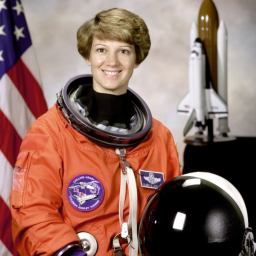
#> input picture labs/images/astronaut_256.png, 256 x 256 px
$ jupyter execute lab3.ipynb
#> lines starting #> are read from the running program, lines starting #| are printed output that depends on the picture
lab3
\
jaber alsaikhan
\
2240006539

# ARTI 404 - Image Processing
## Lab 3: Image Manipulations using OpenCV Library

Outcome#1: Explain how digital images are represented and manipulated in a
computer. Apply some geometric transformations to the images.

The manual reads `./images/input.jpg`. That file is not part of this
repository, so Step 0 builds an equivalent color image (`astronaut_256.png`)
from skimage's built-in sample data and writes it into `../images`, alongside
the grayscale `cameraman_256.png` already used in Lab 2. Every later step
then loads images by path exactly the way the manual does.

Displaying is done with matplotlib instead of `cv2.imshow`/`cv2.waitKey`, so
the whole lab can be run start to finish without spawning external image
viewer windows.

[cell 1]
import os

import cv2
import numpy as np
import skimage as ski
import matplotlib.pyplot as plt

## Step 0: Prepare the working images on disk

[cell 2]
# Paths are resolved relative to this file so the lab runs from anywhere.
# __file__ is undefined inside a notebook kernel, which starts in the notebook's
# own directory, so fall back to the working directory there.
try:
    HERE = os.path.dirname(os.path.abspath(__file__))
except NameError:
    HERE = os.getcwd()

IMAGES_DIR = os.path.join(HERE, "..", "images")
os.makedirs(IMAGES_DIR, exist_ok=True)

INPUT_PATH = os.path.join(IMAGES_DIR, "astronaut_256.png")     # stands in for input.jpg
CAMERAMAN_PATH = os.path.join(IMAGES_DIR, "cameraman_256.png")  # already used in Lab 2
OUTPUT_PATH = os.path.join(IMAGES_DIR, "lab3_output.jpg")

if not os.path.exists(INPUT_PATH):
    # skimage's astronaut() is a 512x512 RGB sample photo; resize to match the
    # 256x256 grayscale images already used elsewhere in this repo.
    resized = ski.transform.resize(ski.data.astronaut(), (256, 256), anti_aliasing=True)
    ski.io.imsave(INPUT_PATH, ski.util.img_as_ubyte(resized))

print("Input image:", INPUT_PATH)
print("Cameraman image:", CAMERAMAN_PATH)

## Step#1: Read an image using the OpenCV library

`cv2.imread` loads the file into a NumPy array (BGR channel order). The
manual's `cv2.imshow` + `cv2.waitKey` pops up an OS window; here the array is
shown inline with matplotlib instead, which expects RGB, so the channels are
reversed for display only.

[cell 3]
img = cv2.imread(INPUT_PATH)
#> img is the input picture: shape (256, 256, 3); mean B, G, R 96.5, 105.8, 141.6
print("dtype:", img.dtype, "shape:", img.shape, "type:", type(img))
#| dtype: uint8 shape: (256, 256, 3) type: <class 'numpy.ndarray'>

plt.figure(figsize=(4, 4))
plt.imshow(cv2.cvtColor(img, cv2.COLOR_BGR2RGB))
plt.title("Input image")
plt.axis("off")
plt.show()

## Step#2: Load an image in grayscale mode

The conversion to grayscale can be performed while reading the image, by
passing `cv2.IMREAD_GRAYSCALE`.

[cell 4]
gray_img = cv2.imread(INPUT_PATH, cv2.IMREAD_GRAYSCALE)
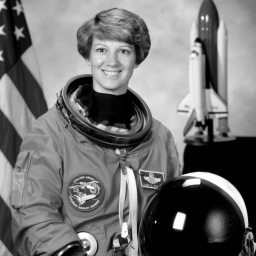
#> gray_img: shape (256, 256); min 0, max 254, mean 115

plt.figure(figsize=(4, 4))
plt.imshow(gray_img, cmap="gray", vmin=0, vmax=255)
plt.title("Grayscale (loaded directly)")
plt.axis("off")
plt.show()

## Step#3: Save an image

`cv2.imwrite` writes an array back out to a file.

[cell 5]
cv2.imwrite(OUTPUT_PATH, gray_img)
print("Saved:", OUTPUT_PATH, "exists:", os.path.exists(OUTPUT_PATH))

## Step#4: Convert an image to different color spaces

Rather than loading grayscale directly, `cv2.cvtColor` converts an
already-loaded color image. OpenCV exposes around 190 color-conversion
flags (`COLOR_*`); the code below lists how many are available and then
converts to YUV, a color model used for television broadcast where Y is
luma (physical linear-space brightness) and U/V are the blue and red
chrominance projections.

[cell 6]
img = cv2.imread(INPUT_PATH)
gray_img = cv2.cvtColor(img, cv2.COLOR_BGR2GRAY)

color_flags = [x for x in dir(cv2) if x.startswith("COLOR_")]
print(f"{len(color_flags)} COLOR_* flags available in this OpenCV build")

yuv_img = cv2.cvtColor(img, cv2.COLOR_BGR2YUV)
#> yuv_img: shape (256, 256, 3); mean of channels 0, 1, 2 115.4, 118.8, 151

fig, axs = plt.subplots(1, 4, figsize=(16, 4), layout="constrained")
fig.suptitle("Step 4: Color space conversion")
for ax, im, title in zip(
    axs,
    [gray_img, yuv_img[:, :, 0], yuv_img[:, :, 1], yuv_img[:, :, 2]],
    ["Grayscale (BGR2GRAY)", "Y channel (luma)", "U channel (blue proj.)", "V channel (red proj.)"],
):
    ax.imshow(im, cmap="gray")
    ax.set_title(title)
    ax.axis("off")
#> this loop made 4 passes
#> title on passes 1 to 4: 'Grayscale (BGR2GRAY)', 'Y channel (luma)', 'U channel (blue proj.)', 'V channel (red proj.)'
plt.show()
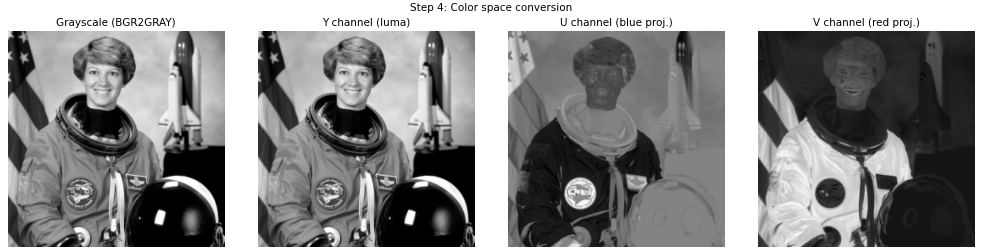
#> figure drawn by matplotlib, 4 panels

## Task#1: Geometric transformations

Use any image processing library and apply the following geometric
transformations over the image:

1. Increase the size of the image.
2. Rotate the image by 120 degrees.
3. Perform shear operations over the image.

[cell 7]
base = cv2.cvtColor(cv2.imread(INPUT_PATH), cv2.COLOR_BGR2RGB)
h, w = base.shape[:2]
#> h = 256; w = 256

# 1. Enlarge the image (2x in both dimensions).
scale = 2.0
enlarged = cv2.resize(base, None, fx=scale, fy=scale, interpolation=cv2.INTER_LINEAR)
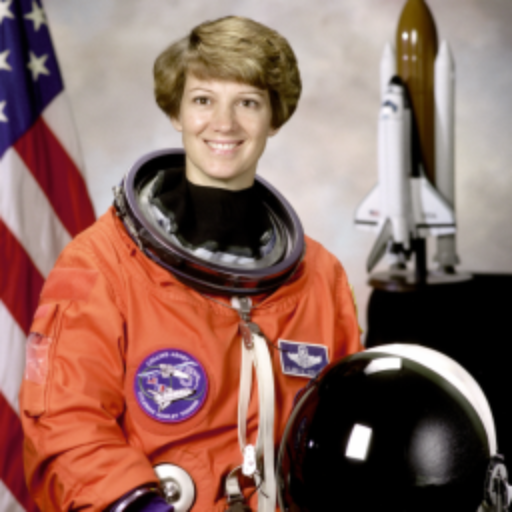
#> enlarged: shape (512, 512, 3); mean R, G, B 141.5, 105.7, 96.4

# 2. Rotate by 120 degrees about the image center, keeping the full rotated
#    image in frame (the output canvas grows to fit the rotated corners).
angle = 120
center = (w / 2, h / 2)
#> center = (128, 128)
rot_matrix = cv2.getRotationMatrix2D(center, angle, 1.0)
cos, sin = abs(rot_matrix[0, 0]), abs(rot_matrix[0, 1])
#> cos = 0.5; sin = 0.866
new_w = int(h * sin + w * cos)
#> new_w = 349
new_h = int(h * cos + w * sin)
#> new_h = 349
rot_matrix[0, 2] += new_w / 2 - center[0]
rot_matrix[1, 2] += new_h / 2 - center[1]
rotated = cv2.warpAffine(base, rot_matrix, (new_w, new_h))
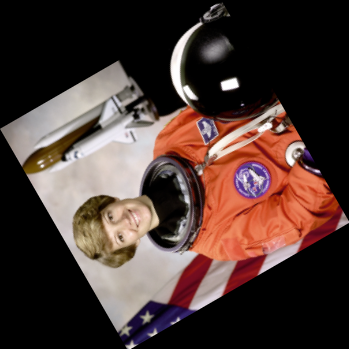
#> rotated: shape (349, 349, 3); mean R, G, B 76.2, 56.9, 51.9

# 3. Shear: a horizontal shear factor tilts each row sideways proportional to
#    its distance from the top, via the affine matrix [[1, shear, 0], [0, 1, 0]].
shear_factor = 0.3
shear_matrix = np.float32([[1, shear_factor, 0], [0, 1, 0]])
sheared_w = w + int(shear_factor * h)
#> sheared_w = 332
sheared = cv2.warpAffine(base, shear_matrix, (sheared_w, h))
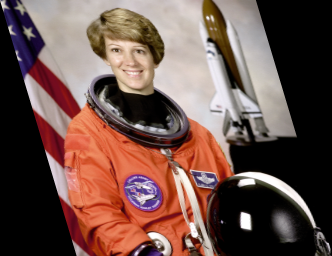
#> sheared: shape (256, 332, 3); mean R, G, B 109.2, 81.6, 74.4

fig, axs = plt.subplots(1, 4, figsize=(18, 5), layout="constrained")
fig.suptitle("Task 1: Geometric transformations")
for ax, im, title in zip(
    axs,
    [base, enlarged, rotated, sheared],
    [f"Original {w}x{h}", f"Enlarged {enlarged.shape[1]}x{enlarged.shape[0]} (2x)",
     f"Rotated 120deg {rotated.shape[1]}x{rotated.shape[0]}", f"Sheared ({shear_factor=})"],
):
    ax.imshow(im)
    ax.set_title(title)
    ax.axis("off")
#> this loop made 4 passes
#> title on passes 1 to 4: 'Original 256x256', 'Enlarged 512x512 (2x)', 'Rotated 120deg 349x349', 'Sheared (shear_factor=0.3)'
plt.show()

## Task#2: Intensity transformations

Use any image processing library and apply the following intensity
transformations over the image:

1. Create a negative image.
2. Log transform (choose an appropriate constant for the image).
3. Power law / gamma transform (choose a gamma that increases contrast).

[cell 8]
gray = cv2.imread(INPUT_PATH, cv2.IMREAD_GRAYSCALE).astype(np.float64)
#> gray: shape (256, 256) float64; min 0, max 254, mean 115

# 1. Negative: s = (L-1) - r, with L-1 = 255 for 8-bit images.
negative = (255 - gray).astype(np.uint8)
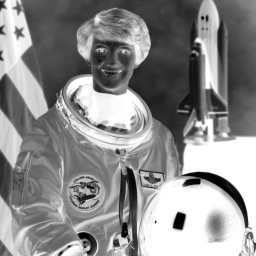
#> negative: shape (256, 256); min 1, max 255, mean 140

# 2. Log transform: s = c * log(1 + r). c is chosen so the brightest input
#    pixel (255) maps back to 255, which keeps the output in range.
c_log = 255 / np.log(1 + gray.max())
#> c_log = 46.02
log_transformed = (c_log * np.log(1 + gray)).astype(np.uint8)
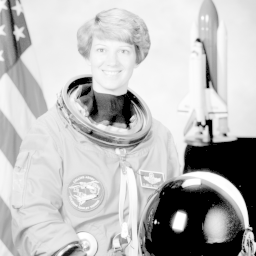
#> log_transformed: shape (256, 256); min 0, max 255, mean 188

# 3. Power law (gamma): s = c * r^gamma. gamma < 1 brightens shadows and
#    increases contrast in dark regions; c again normalizes so 255 -> 255.
gamma = 0.5
c_gamma = 255 / (gray.max() ** gamma)
#> c_gamma = 16
gamma_transformed = (c_gamma * (gray ** gamma)).astype(np.uint8)
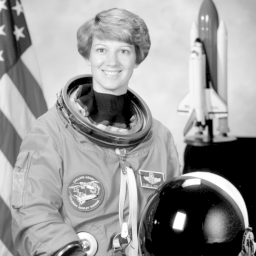
#> gamma_transformed: shape (256, 256); min 0, max 255, mean 153.3

gray_u8 = gray.astype(np.uint8)
fig, axs = plt.subplots(1, 4, figsize=(18, 5), layout="constrained")
fig.suptitle("Task 2: Intensity transformations")
for ax, im, title in zip(
    axs,
    [gray_u8, negative, log_transformed, gamma_transformed],
    ["Original", "Negative", f"Log transform (c={c_log:.2f})", f"Power law ({gamma=}, c={c_gamma:.2f})"],
):
    ax.imshow(im, cmap="gray", vmin=0, vmax=255)
    ax.set_title(title)
    ax.axis("off")
#> this loop made 4 passes
#> title on passes 1 to 4: 'Original', 'Negative', 'Log transform (c=46.02)', 'Power law (gamma=0.5, c=16.00)'
plt.show()

# The input-output mapping curves make the effect of each transform explicit.
r = np.arange(256)
plt.figure(figsize=(6, 5))
plt.plot(r, 255 - r, label="Negative")
plt.plot(r, c_log * np.log(1 + r), label=f"Log (c={c_log:.2f})")
plt.plot(r, np.clip(c_gamma * (r ** gamma), 0, 255), label=f"Power law ({gamma=})")
plt.plot(r, r, "k--", linewidth=0.8, label="Identity")
plt.xlabel("Input intensity r")
plt.ylabel("Output intensity s")
plt.title("Intensity transformation curves")
plt.legend()
plt.grid(alpha=0.3)
plt.show()
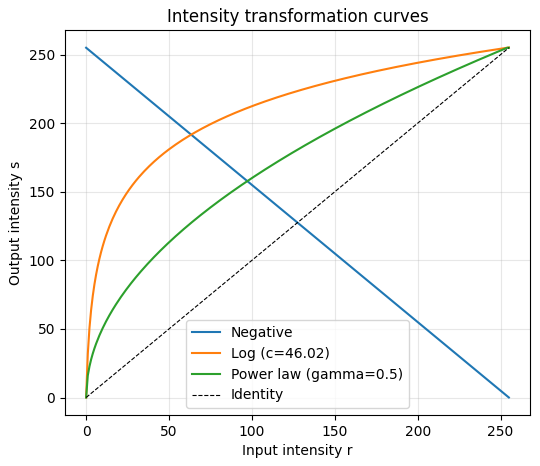
#> figure drawn by matplotlib, 1 panel; curve peaks at x = 0, y = 255; curve peaks at x = 255, y = 255.2; curve peaks at x = 254, y = 255

$ run again, with labs/images/chelsea.png copied over labs/images/astronaut_256.png
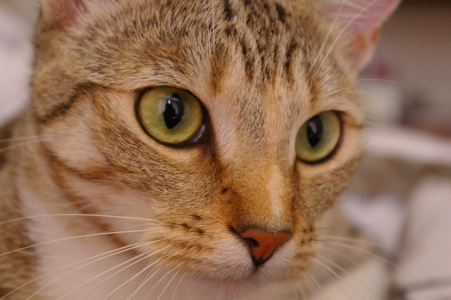
#> input picture labs/images/chelsea.png, 451 x 300 px
#> img is the input picture: shape (300, 451, 3); mean B, G, R 86.8, 111.4, 147.7
#| dtype: uint8 shape: (300, 451, 3) type: <class 'numpy.ndarray'>
#> yuv_img: shape (300, 451, 3); mean of channels 0, 1, 2 119.5, 112, 152.7
#> the loop `for ax, im, title in zip( axs, [gray_img, yuv_img[:, :, 0], yuv_img[:,..` made 4 passes
#> title on passes 1 to 4: 'Grayscale (BGR2GRAY)', 'Y channel (luma)', 'U channel (blue proj.)', 'V channel (red proj.)'
#> the loop `for ax, im, title in zip( axs, [base, enlarged, rotated, sheared], [f"..` made 4 passes
#> title on passes 1 to 4: 'Original 451x300', 'Enlarged 902x600 (2x)', 'Rotated 120deg 485x540', 'Sheared (shear_factor=0.3)'
#> c_log = 48.36
#> c_gamma = 18.31
#> `gamma_transformed = (c_gamma * (gray ** gamma)).astype(np.uint8)`:
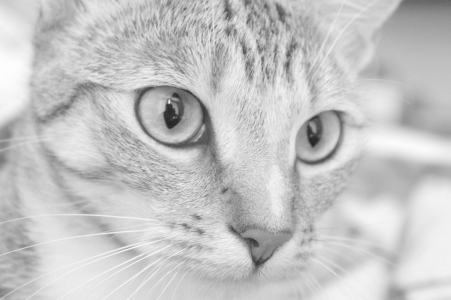
#> gamma_transformed: shape (300, 451); min 31, max 255, mean 196.9
#> the loop `for ax, im, title in zip( axs, [gray_u8, negative, log_transformed, ga..` made 4 passes
#> title on passes 1 to 4: 'Original', 'Negative', 'Log transform (c=48.36)', 'Power law (gamma=0.5, c=18.31)'
#> `plt.show()`:
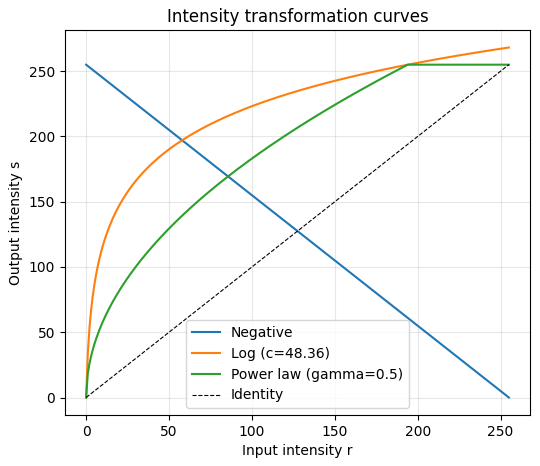
#> figure drawn by matplotlib, 1 panel; curve peaks at x = 0, y = 255; curve peaks at x = 255, y = 268.2; curve peaks at x = 194, y = 255
